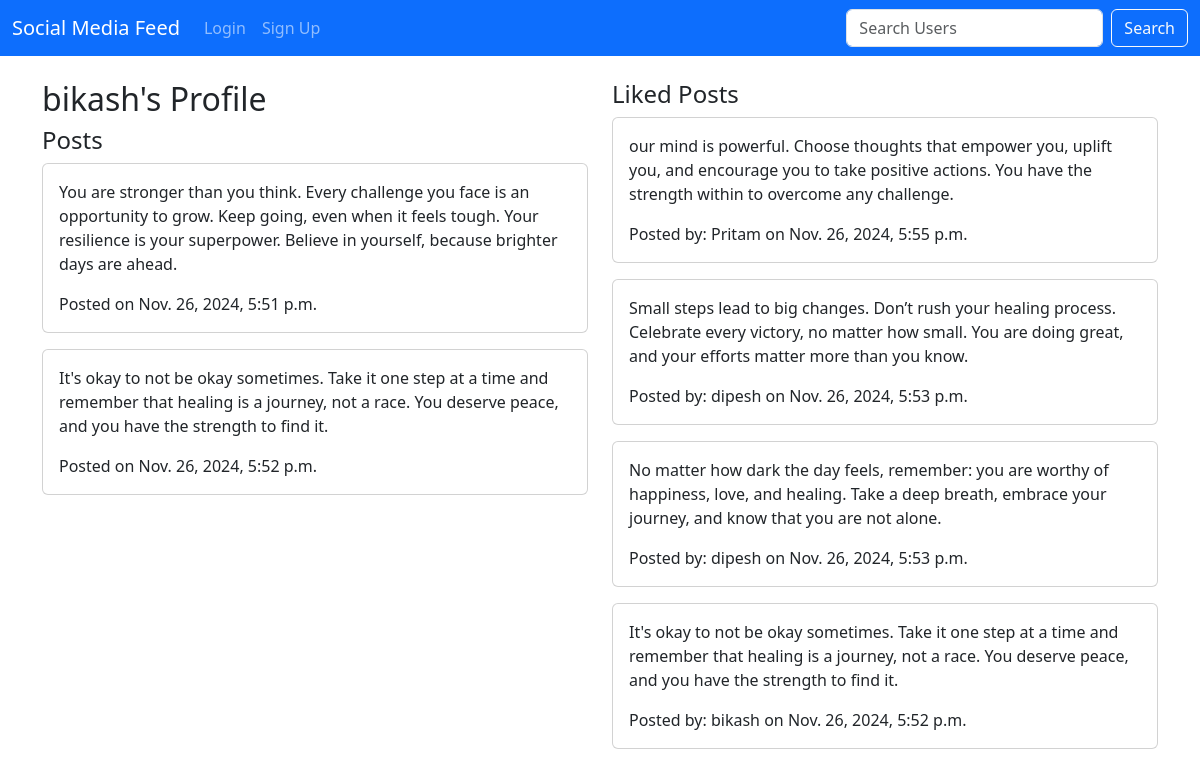
The page /profile/bikash/ on the database its author committed.
### core/models.py (models this page shows, shortened)
class Post(models.Model):
    content = models.TextField()
    user = models.ForeignKey(User, on_delete=models.CASCADE, related_name='posts')
    created_at = models.DateTimeField(auto_now_add=True)
    updated_at = models.DateTimeField(auto_now=True)

class Like(models.Model):
    user = models.ForeignKey(User, on_delete=models.CASCADE, related_name='likes')
    post = models.ForeignKey(Post, on_delete=models.CASCADE, related_name='likes')

### core/views.py (the view)
# urls.py: re_path(r'^profile/(?!change-username/)(?P<username>\w+)/$', views.user_profile, name='user_profile'),
def user_profile(request, username):
    user = get_object_or_404(User, username=username)
    posts = Post.objects.filter(user=user)
    likes = Like.objects.filter(user=user)
    context = {
        'profile_user': user,
        'posts': posts,
        'likes': likes,
    }
    return render(request, 'user_profile.html', context)

### core/templates/user_profile.html (shortened to what this page needs)
{% extends 'base.html' %}
{% block content %}
  <div class="row">
    <div class="col-md-6">
      <h2>{{ profile_user.username }}'s Profile</h2>
      <h4>Posts</h4>
      {% for post in posts %}
        <div class="card mb-3">
          <div class="card-body">
            <p class="card-text">{{ post.content }}</p>
            <p class="card-text">Posted on {{ post.created_at }}</p>
          </div>
        </div>
        {% empty %}
        <p>No posts yet.</p>
      {% endfor %}
    </div>
    <div class="col-md-6">
      <h4>Liked Posts</h4>
      {% for like in likes %}
        <div class="card mb-3">
          <div class="card-body">
            <p class="card-text">{{ like.post.content }}</p>
            <p class="card-text">Posted by: {{ like.post.user.username }} on {{ like.post.created_at }}</p>
          </div>
        </div>
        {% empty %}
        <p>No liked posts yet.</p>
      {% endfor %}
    </div>
  </div>
{% endblock %}

### rows shown on the page
Post: content "You are stronger than you think. Every challenge you face is an opportunity to grow. Keep going, even when it feels tough. Your resilience is your superpower. Believe in yourself, because brighter days are ahead.", created_at "Nov. 26, 2024, 5:51 p.m."
Post: content "It's okay to not be okay sometimes. Take it one step at a time and remember that healing is a journey, not a race. You deserve peace, and you have the strength to find it.", created_at "Nov. 26, 2024, 5:52 p.m."
Like: post.content "our mind is powerful. Choose thoughts that empower you, uplift you, and encourage you to take positive actions. You have the strength within to overcome any challenge.", post.user.username "Pritam", post.created_at "Nov. 26, 2024, 5:55 p.m."
Like: post.content "Small steps lead to big changes. Don’t rush your healing process. Celebrate every victory, no matter how small. You are doing great, and your efforts matter more than you know.", post.user.username "dipesh", post.created_at "Nov. 26, 2024, 5:53 p.m."
Like: post.content "No matter how dark the day feels, remember: you are worthy of happiness, love, and healing. Take a deep breath, embrace your journey, and know that you are not alone.", post.user.username "dipesh", post.created_at "Nov. 26, 2024, 5:53 p.m."
Like: post.content "It's okay to not be okay sometimes. Take it one step at a time and remember that healing is a journey, not a race. You deserve peace, and you have the strength to find it.", post.user.username "bikash", post.created_at "Nov. 26, 2024, 5:52 p.m."

### other values the page prints
{{ profile_user.username }} "bikash"
